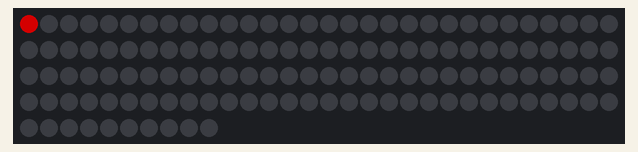
This sketch was run on a simulated Arduino Uno, built with avr-gcc and run on an emulated ATmega328P. Parts: 130 RGB LEDs in strip order, left to right, continuing on the next row. Dim RGB values are drawn brighter than linear.

Above: at 0.01 s.
At 5.84 s:
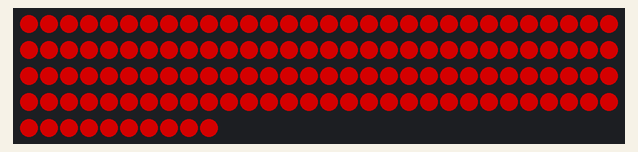
At 8.69 s:
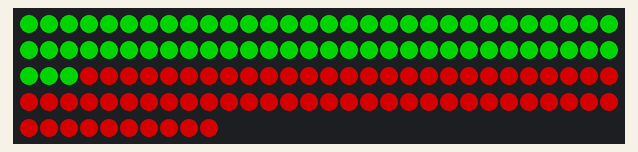
At 17.51 s:
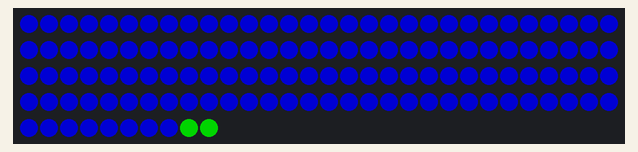
At 28.64 s:
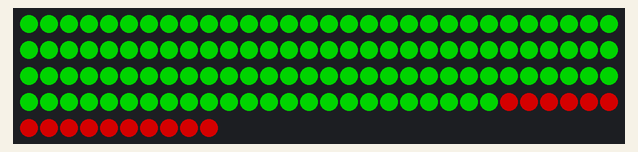
At 39.9 s:
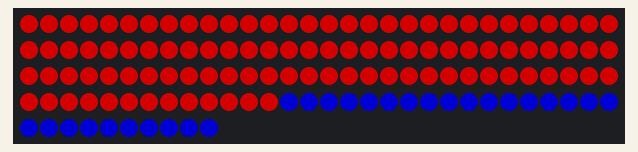

The sketch:

ws2812_demo1.ino
```cpp
#include <FastLED.h>
#define LED_PIN     7
#define NUM_LEDS    130
uint8_t max_bright = 128;       // LED亮度控制变量，可使用数值为 0 ～ 255， 数值越大则光带亮度越高


CRGB leds[NUM_LEDS];
void setup() {
  FastLED.addLeds<WS2812, LED_PIN, GRB>(leds, NUM_LEDS);
  FastLED.setBrightness(max_bright);
}
void loop() {
  // Red
  for (int i = 0; i <= (NUM_LEDS -1); i++) {
    leds[i] = CRGB ( 255, 0, 0);
    FastLED.show();
    delay(40);
  }

  // Green
  for (int i = 0; i <= (NUM_LEDS -1); i++) {
    leds[i] = CRGB ( 0, 255, 0);
    FastLED.show();
    delay(40);
  }

  //  Blue
  for (int i = 0; i <= (NUM_LEDS -1); i++) {
    leds[i] = CRGB ( 0, 0, 255);
    FastLED.show();
    delay(40);
  }

}
```
